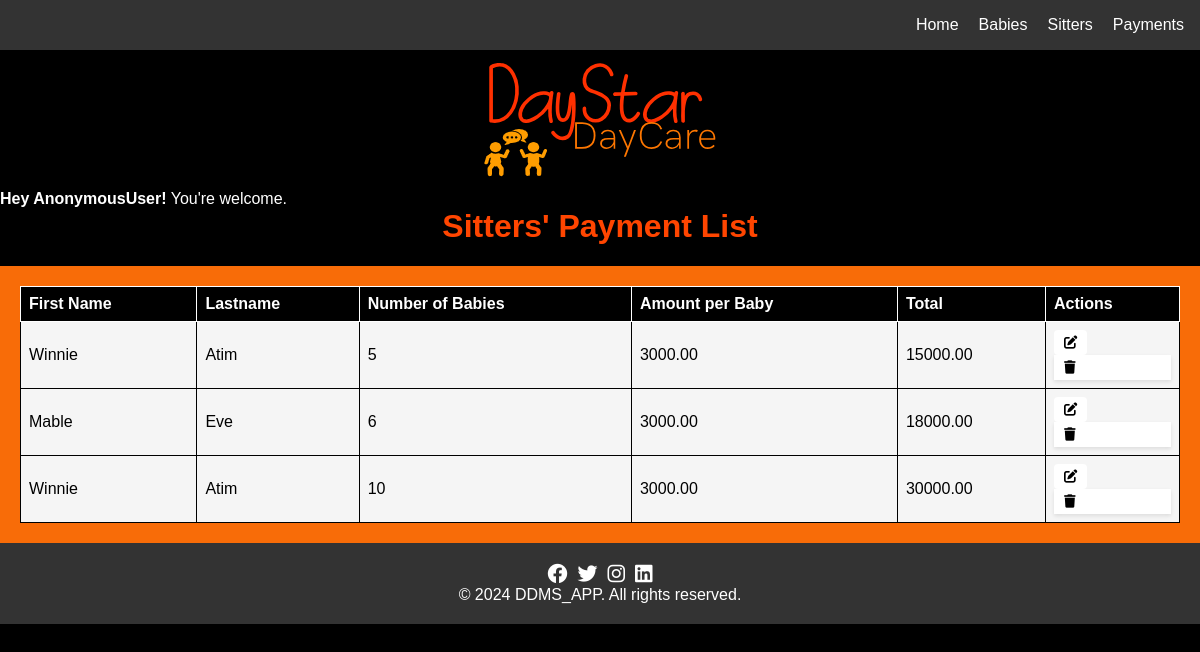
/list_attendance/, run on the app's committed database.
### ddms_app/models.py (models this page shows, shortened)
class Sitter_payment(models.Model):
    first_name = models.CharField(max_length=50)
    last_name = models.CharField(max_length=50)
    number_of_babies_attended_to = models.IntegerField()
    amount_per_baby = models.DecimalField(default=3000, max_digits=10, decimal_places=2)
    def total(self):
        return self.number_of_babies_attended_to * self.amount_per_baby

### ddms_app/views.py (the view)
# urls.py: path('list_attendance/', views.sitter_pay_list, name='sitter_pay_list'),
def sitter_pay_list(request):
    records = Sitter_payment.objects.all()
    return render(request, 'sitter_pay_list.html', {'records': records})

### ddms_app/templates/sitter_pay_list.html (shortened to what this page needs)
{% extends  'base.html' %}
{% block content%}
    <div class="alert alert-warning alert-dismissible fade show" role="alert">
        <strong>Hey {{ user }}!</strong> You're welcome.
        <h1>Sitters' Payment List</h1>
    </div>
    <div class="mt-4 p-5 bg-secondary text-white rounded">
        <table class="table table-striped table-bordered">
            <table>
                <thead>
                    <tr>
                        <th>First Name</th>
                        <th>Lastname</th>
                        <th>Number of Babies</th>
                        <th>Amount per Baby</th>
                        <th>Total</th>
                        <th>Actions</th>
                    </tr>
                </thead>
                <tbody>
                    {% for sitter_pay in records %}
                    <tr>
                        <td>{{ sitter_pay.first_name }}</td>
                        <td>{{ sitter_pay.last_name }}</td>
                        <td>{{ sitter_pay.number_of_babies_attended_to }}</td>
                        <td>{{ sitter_pay.amount_per_baby }}</td>
                        <td>{{ sitter_pay.total }}</td>
                        <td>
                            <button><a href="{% url 'edit_sitterpay' sitter_pay.id %}" class="btn btn-danger" >
                                <i class="fas fa-edit"></i>
                            </a></button>
                            <form style="background-color: white; box-shadow: 0px; padding: 0px; border-radius: 0px; margin: 0px;" action="{% url 'delete_sitterpay' sitter_pay.id %}" method="post"
                             onsubmit="return confirm('Are you sure you want to delete this record?');">
                                <button class="btn btn-danger">
                                    <i class="fas fa-trash"></i>
                                </button>
                            </form>
                        </td>
                    </tr>
                    {% endfor %}
                </tbody>
            </table>
    </div>
    {% endblock %}

### ddms_app/templates/base.html (style rules this page uses)
body { font-family: Arial, sans-serif; background-color:#000000; margin: 0; padding: 0; color:white; }
h1 { text-align: center; margin-top: 0px; color:orangered }
form { max-width: 500px; margin: 0 auto; background-color: #ff8c00 ; padding: 20px; border-radius: 8px; box-shadow: 0 2px 4px rgba(0, 0, 0, 0.1); }
.alert { margin-bottom: 20px; }
.mt-4 { margin-top: 20px; }
.p-5 { padding: 20px; }
.bg-secondary { background-color: #f86c08; }
.text-white { color: #fff; }
table { width: 100%; border-collapse: collapse; border-spacing: 0; }
th, td { border: 1px solid #000000; padding: 8px; text-align: left; }
th { background-color: #000000; color: white; border: 1px solid white; }
td { background-color: whitesmoke; color:#000000 }
td button { background-color: white ; color: #000000; border: none; padding: 5px 10px; cursor: pointer; border-radius: 4px; }
td button a { color:#000000; text-decoration: none; background-color: white; }

### data on the page
Sitter_payment: first_name "Winnie", last_name "Atim", number_of_babies_attended_to "5", amount_per_baby "3000.00", total "15000.00"
Sitter_payment: first_name "Mable", last_name "Eve", number_of_babies_attended_to "6", amount_per_baby "3000.00", total "18000.00"
Sitter_payment: first_name "Winnie", last_name "Atim", number_of_babies_attended_to "10", amount_per_baby "3000.00", total "30000.00"

### other printed values
{{ user }} "AnonymousUser"
